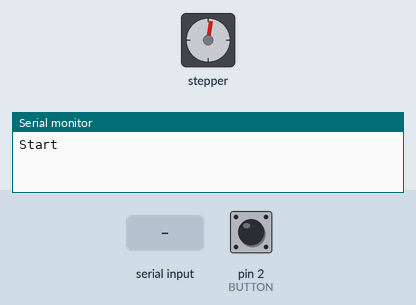
Simulated run of this sketch. Board: Arduino Uno, built with avr-gcc and run on an emulated ATmega328P. Parts: stepper motor, the last lines printed to the serial monitor. Wiring (inferred from the names in the program): stepper motor (2048 steps per turn assumed): coils pin 3, pin 4, pin 5, pin 6. The test bench sets the inputs (shaded band); at power-on: pin 2 (BUTTON) LOW.

Above: at 1.2 s.
1.3 s: "1" received over Serial
2.8 s: pin 2 (BUTTON) pulled HIGH for 3.2 s
At 6.4 s:
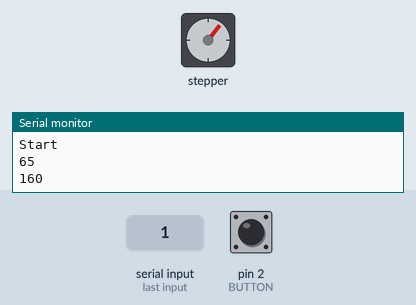
7.5 s: pin 2 (BUTTON) pulled HIGH for 0.15 s
At 8.5 s:
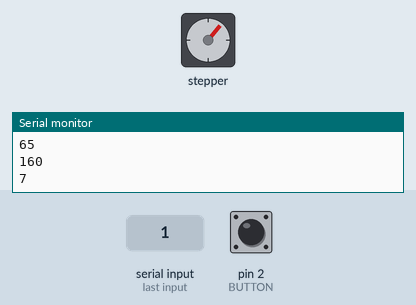
9.1 s: "0" received over Serial
At 12.0 s:
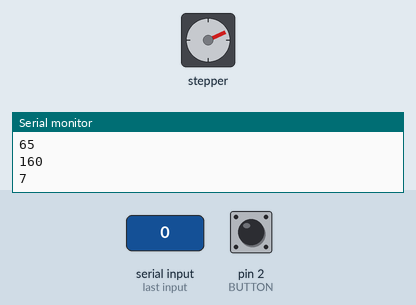
12.1 s: "2" received over Serial
At 13.2 s:
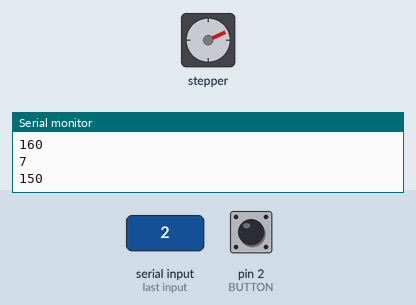
13.6 s: pin 2 (BUTTON) pulled HIGH for 3.2 s
At 17.7 s:
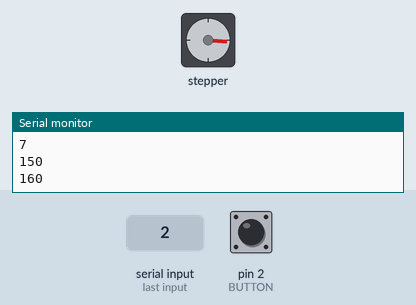
Timing chart, 0 to 19.2 s (numbered marks = the images above; inputs shaded):
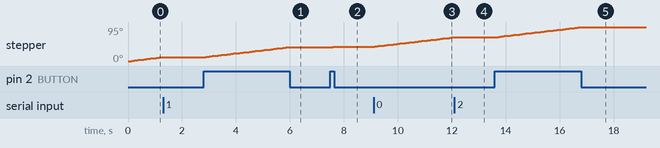

The sketch:

StepperTest.ino
```cpp
#include <Stepper.h>

//Stepper motor(64, 2, 3, 4, 5);

int IN1 = 3, IN2 = 4, IN3 = 5, IN4 = 6;
int currentStep = 0;
int BUTTON = 2;

void setup() {
  // put your setup code here, to run once:
  pinMode(IN1, OUTPUT);
  pinMode(IN2, OUTPUT);
  pinMode(IN3, OUTPUT);
  pinMode(IN4, OUTPUT);
//  motor.setSpeed(300);
  Serial.begin(9600);
  Serial.println("Start");
  pinMode(BUTTON, INPUT);

}


void loop() {
  //using serial to control when the stepper starts and stops
  int count = 0;
  boolean initButton = digitalRead(BUTTON);
  while(Serial.read() == -1 && (digitalRead(BUTTON) == initButton)){
   //step until the user sends something over serial
   singleStep();
   count++;
   delay(20);
  }
  Serial.println(count);
  while(Serial.read() != -1); //clear buffer

  initButton = digitalRead(BUTTON);
  while(Serial.read() == -1 && digitalRead(BUTTON) == initButton){
   //do nothing until user sends something over serial
   delay(20);
  }

  while(Serial.read() != -1); //clear buffer
}

void singleStep(){
   switch (currentStep) {
      case 0:
        writeStepperPins(LOW, LOW, LOW, HIGH);
        break;
      case 1:
        writeStepperPins(LOW, LOW, HIGH, HIGH);
        break;
      case 2:
        writeStepperPins(LOW, LOW, HIGH, LOW);
        break;
      case 3:
        writeStepperPins(LOW, HIGH, HIGH, LOW);
        break;
      case 4:
        writeStepperPins(LOW, HIGH, LOW, LOW);
        break;
      case 5:
        writeStepperPins(HIGH, HIGH, LOW, LOW);
        break;
      case 6:
        writeStepperPins(HIGH, LOW, LOW, LOW);
        break;
      case 7:
        writeStepperPins(HIGH, LOW, LOW, HIGH);
        break;
      default:
        writeStepperPins(LOW, LOW, LOW, LOW);
        break;
    }
    currentStep-=2;
    if (currentStep < 0)
      currentStep = 7;
}

void writeStepperPins(int in1Val, int in2Val, int in3Val, int in4Val) {
  digitalWrite(IN1, in1Val);
  digitalWrite(IN2, in2Val);
  digitalWrite(IN3, in3Val);
  digitalWrite(IN4, in4Val);
}
```

Measured:
- after the input at 1.3 s, stepper: stops changing and stays 11°
- after the input at 2.8 s, stepper: turns 28° clockwise in 3.1 s, starting after 0.08 s
- after the input at 9.1 s, stepper: keeps turning clockwise at about 9°/s, starting after 0.05 s
- after the input at 12.1 s, stepper: stops changing and stays 66°
- after the input at 13.6 s, stepper: turns 29° clockwise in 3.2 s, starting at once
- by itself, stepper: keeps turning clockwise at about 10°/s
